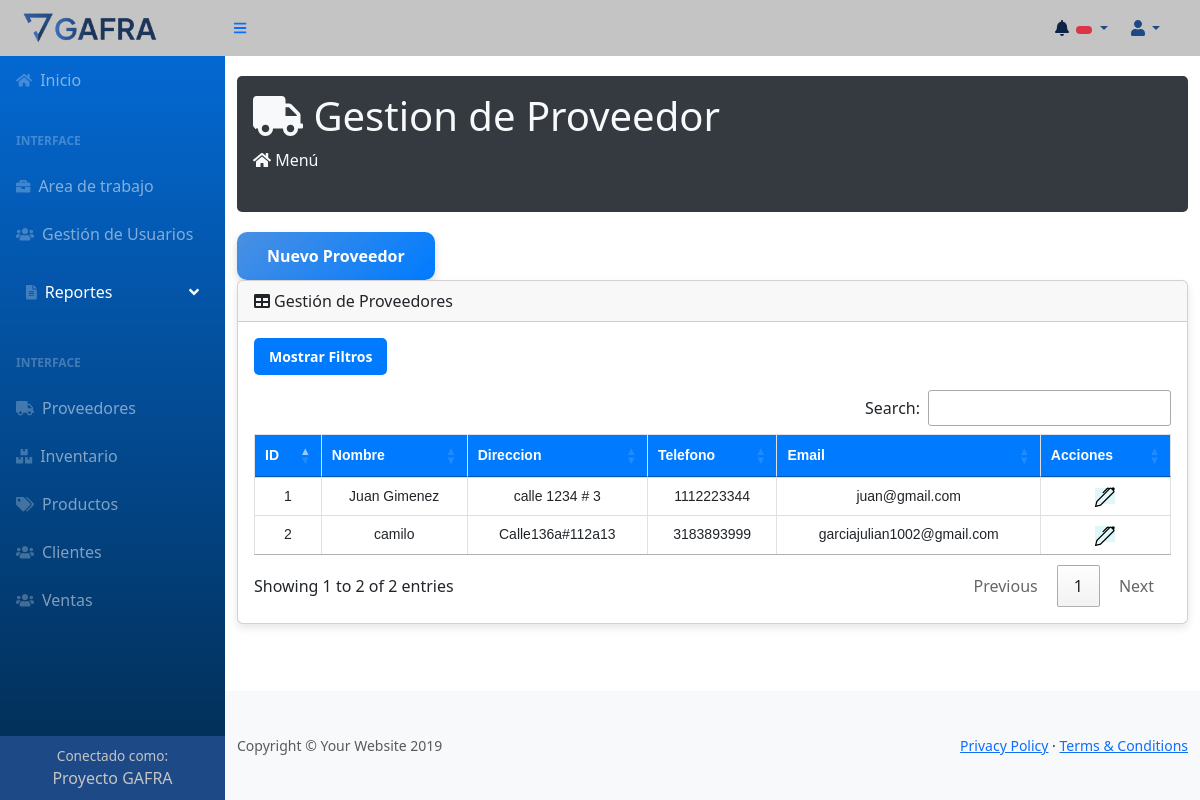
The app's page /views/administrador/proveedores/index.php with its own data.
### tables this page shows
CREATE TABLE `proveedores` (
  `id_proveedor` int(11) NOT NULL,
  `nombre_proveedor` varchar(255) DEFAULT NULL,
  `direccion` text DEFAULT NULL,
  `telefono` varchar(20) DEFAULT NULL,
  `email` varchar(255) DEFAULT NULL
);

### views/administrador/proveedores/index.php (the view, shortened to what this page needs)
<?php require_once "views/administrador/Vista/parte_superior.php" ?>
<main>
    <div class="container-fluid">
        <div class="header-section">
            <h1><i class="fas fa-truck"></i> Gestion de Proveedor</h1>
            <ol class="breadcrumb mb-4">
                <li class="breadcrumb-item"><i class="fas fa-home"></i> Menú</li>
            </ol>
        </div>
        <div class="row">
            <div class="col-xl-3 col-md-6">
                <a href='/dashboard/gestion%20de%20ambientes/proveedores/createProveedor/' id="btn-create">
                Nuevo Proveedor
                </a>
            </div>
        </div>
        <div class="card mb-4">
            <div class="card-header"><i class="fas fa-table mr-1"></i>Gestión de Proveedores</div>
            <div class="card-body">
                <div class="table-responsive">
                    <table class="table table-bordered" id="tabla-ambientes" id="dataTable" width="100%"
                        cellspacing="0">
                        <thead>
                            <button class="filter-button" onclick="toggleFilterMenu()">Mostrar
                                Filtros</button>
                            <tr>
                                <th>ID</th>
                                <th>Nombre</th>
                                <th>Direccion</th>
                                <th>Telefono</th>
                                <th>Email</th>
                                <th>Acciones</th>
                            </tr>
                        <tbody>
                            <?php
                            $query = "SELECT id_proveedor, nombre_proveedor, direccion, telefono, email FROM proveedores";
                            $result = $db->query($query);
                            if ($result->num_rows > 0) {
                                while ($row = $result->fetch_assoc()) {
                                    echo "<tr>";
                                    echo "<td>" . $row["id_proveedor"] . "</td>";
                                    echo "<td>" . $row["nombre_proveedor"] . "</td>";
                                    echo "<td>" . $row["direccion"] . "</td>";
                                    echo "<td>" . $row["telefono"] . "</td>";
                                    echo "<td>" . $row["email"] . "</td>";
                                    echo "<td>";
                                    $url_update = '/dashboard/gestion%20de%20ambientes/proveedores/updateProveedor/' . $row['id_proveedor'];
                                    echo "<a href='" . $url_update . "' class='boton-modificar'><img src='../assets/editar.svg'></a>";
                                    echo "</td>";
                                    echo "</tr>";
                                }
                            } else {
                                echo "<tr><td colspan='6'>0 resultados</td></tr>";
                            }
                            ?>
                        </tbody>
                    </table>
                </div>
            </div>
        </div>
    </div>
</main>
<footer class="py-4 bg-light mt-auto">
    <div class="container-fluid">
        <div class="d-flex align-items-center justify-content-between small">
            <div class="text-muted">Copyright &copy; Your Website 2019</div>
            <div>
                <a href="#">Privacy Policy</a>
                &middot;
                <a href="#">Terms &amp; Conditions</a>
            </div>
        </div>
    </div>
</footer>
</div>
</div>
<link rel="stylesheet" type="text/css" href="https://cdn.datatables.net/1.13.4/css/jquery.dataTables.min.css">
<link rel="stylesheet" type="text/css" href="https://cdn.datatables.net/buttons/2.3.3/css/buttons.dataTables.min.css">
</body>
</html>

### records on screen
proveedores: id_proveedor "1", nombre_proveedor "Juan Gimenez", direccion "calle 1234 # 3", telefono "1112223344", email "juan@gmail.com"
proveedores: id_proveedor "2", nombre_proveedor "camilo", direccion "Calle136a#112a13", telefono "3183893999", email "garciajulian1002@gmail.com"
